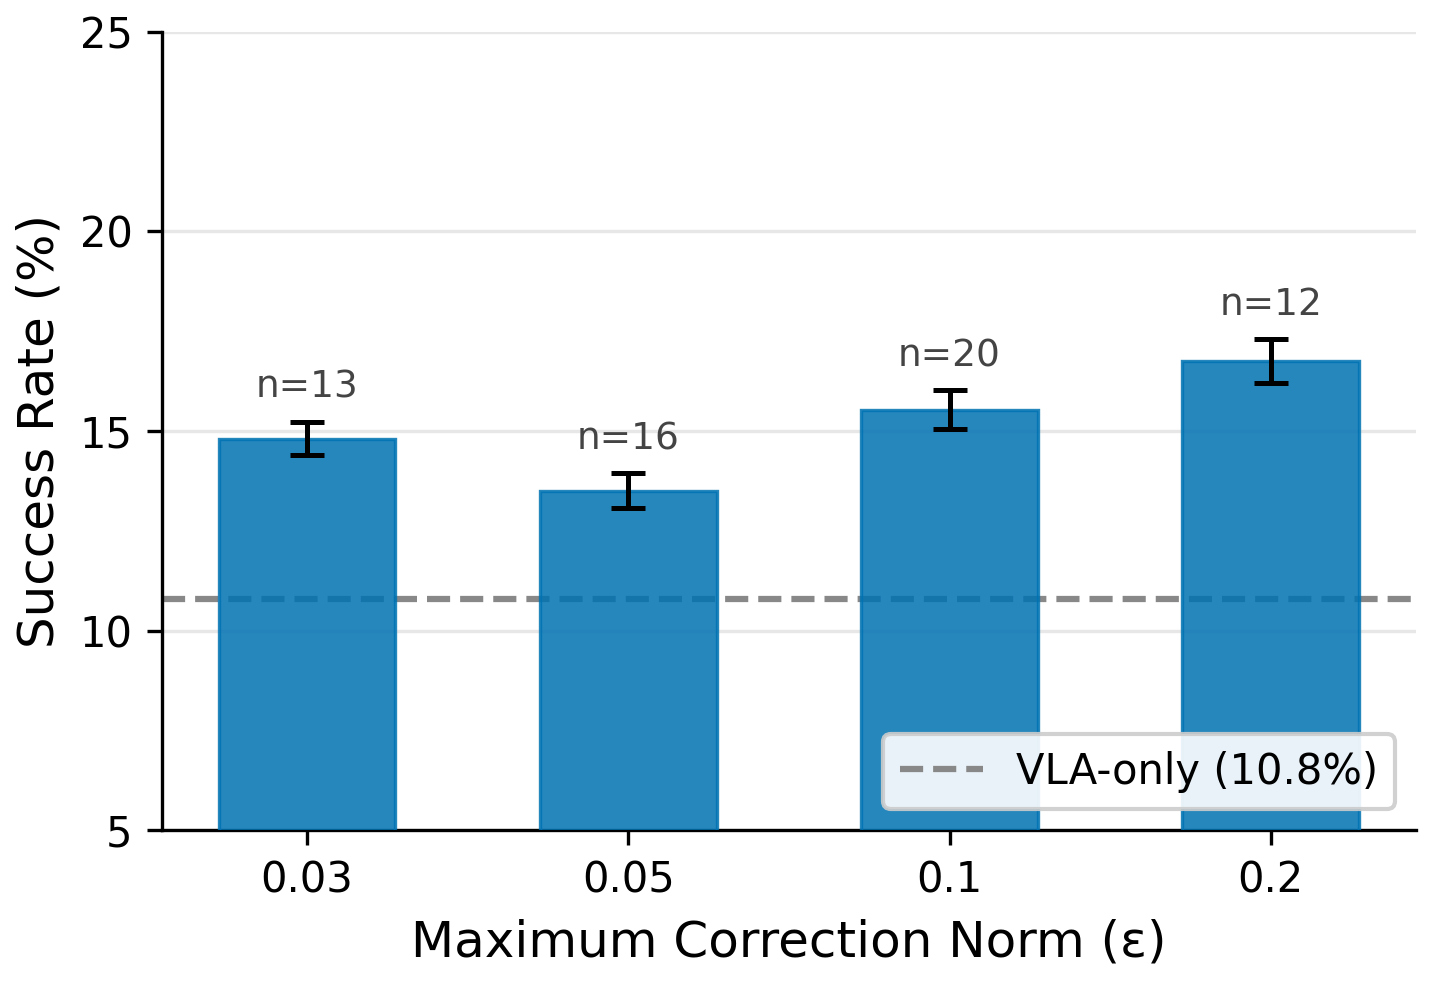

Generate this figure with Python:
import os
import matplotlib
matplotlib.use('Agg')
import matplotlib.pyplot as plt
import numpy as np

plt.rcParams.update({
    'font.family': 'DejaVu Sans',
    'font.size': 11,
    'axes.titlesize': 13,
    'axes.labelsize': 12,
    'xtick.labelsize': 10,
    'ytick.labelsize': 10,
    'legend.fontsize': 10,
    'figure.dpi': 300,
    'savefig.dpi': 300,
    'savefig.bbox': 'tight',
    'savefig.pad_inches': 0.05,
    'axes.spines.top': False,
    'axes.spines.right': False,
    'lines.linewidth': 1.8,
})

obs_only_data = {
    0.03: [14.0, 15.0, 15.0, 15.0, 15.0, 15.0, 15.0, 13.0, 17.0, 17.0, 16.0, 11.5, 14.0],
    0.05: [14.0, 12.0, 14.0, 13.0, 13.0, 15.0, 13.0, 15.0, 16.0, 15.0, 15.0, 14.0, 11.0, 10.0, 11.0, 15.0],
    0.10: [19.0, 16.0, 17.0, 18.0, 17.0, 13.0, 16.0, 14.0, 11.0, 15.0, 19.0, 15.0, 19.0, 15.0, 15.0, 15.0, 16.0, 13.0, 13.5, 14.0],
    0.20: [20.0, 16.0, 16.0, 16.0, 15.0, 20.0, 18.0, 14.0, 18.0, 17.0, 15.0, 16.0],
}

vla_only_mean = 10.8

eps_values = sorted(obs_only_data.keys())
means = [np.mean(obs_only_data[e]) for e in eps_values]
sems = [np.std(obs_only_data[e], ddof=1) / np.sqrt(len(obs_only_data[e])) for e in eps_values]
ns = [len(obs_only_data[e]) for e in eps_values]

x_labels = [str(e) for e in eps_values]
x_pos = np.arange(len(eps_values))

fig, ax = plt.subplots(figsize=(5, 3.5))

bars = ax.bar(x_pos, means, width=0.55, color='#0072B2', alpha=0.85,
              edgecolor='#0072B2', linewidth=0.8, zorder=3)

ax.errorbar(x_pos, means, yerr=sems, fmt='none', ecolor='black',
            capsize=4, linewidth=1.2, capthick=1.2, zorder=4)

ax.axhline(y=vla_only_mean, color='#888888', linestyle='--', linewidth=1.5,
           label=f'VLA-only ({vla_only_mean}%)', zorder=2)

for i, n in enumerate(ns):
    ax.text(x_pos[i], means[i] + sems[i] + 0.4, f'n={n}',
            ha='center', va='bottom', fontsize=9, color='#444444')

ax.set_xticks(x_pos)
ax.set_xticklabels(x_labels)
ax.set_xlabel('Maximum Correction Norm (ε)')
ax.set_ylabel('Success Rate (%)')
ax.set_ylim(5, 25)
ax.yaxis.set_major_locator(plt.MultipleLocator(5))
ax.grid(axis='y', alpha=0.3, zorder=0)
ax.legend(loc='lower right', framealpha=0.9)

plt.tight_layout()

out_dir = os.path.dirname(os.path.abspath(__file__))
fig.savefig(f'{out_dir}/fig2_norm_sweep_v4.pdf')
fig.savefig(f'{out_dir}/fig2_norm_sweep_v4.png')
plt.close()

print("Saved fig2_norm_sweep_v4.pdf and .png")
for e, m, s, n in zip(eps_values, means, sems, ns):
    print(f"  eps={e}: mean={m:.1f}%, SEM={s:.1f}%, n={n}")
print(f"  VLA-only baseline: {vla_only_mean}%")
print(f"  Caption: n={'/'.join(str(n) for n in ns)} for eps={'/'.join(str(e) for e in eps_values)}")
